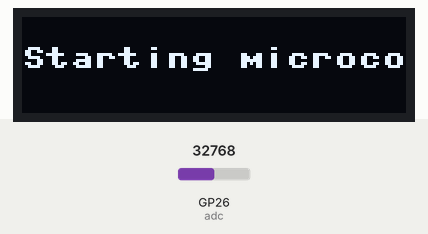
Simulated run of this program. Board: Raspberry Pi Pico running MicroPython. Shown: 128×32 one-colour display. The inputs (shaded band) are chosen by the test bench; at power-on: GP26 (adc) = 32768 (analog values on the 0–65535 scale). WiFi joins after 1.5 s; library files of the repository ran but are not shown: ssd1306.py; what the program prints to the serial console is not drawn.

Above: at 2.1 s.
At 4.2 s:
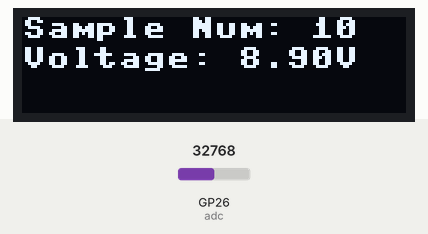
4.3 s: GP26 (adc) set to 45874
At 4.46 s:
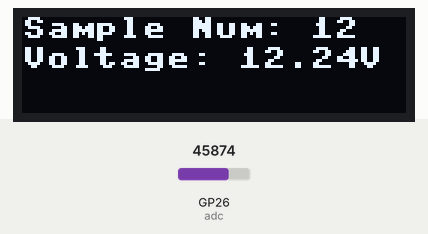
6.1 s: GP26 (adc) set to 57670
At 6.27 s:
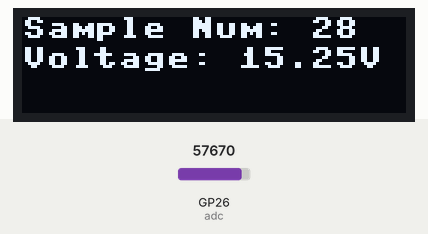
7.7 s: GP26 (adc) set to 65535
At 7.86 s:
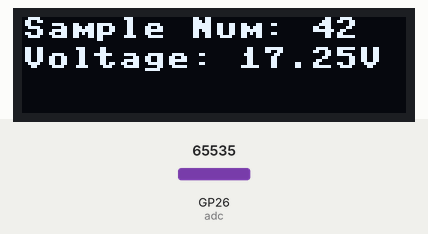

Measured:
- what the display in image 0 shows lasts 1.0 s, from 2.0 s to 3.0 s

The program:

main.py
```python
from microdot import Microdot
from microdot.websocket import with_websocket
import uasyncio as asyncio
from machine import ADC, Pin, I2C
import ssd1306
import json
from time import sleep

# Initialize the ADC and OLED
adc = ADC(Pin(26))  # Use a single ADC pin for voltage reading
i2c = I2C(0, scl=Pin(5), sda=Pin(4))
oled = ssd1306.SSD1306_I2C(128, 32, i2c)  # Initialize OLED display

oled.text('Starting microcontroller', 0, 10)  # Display the voltage value as a string
oled.show()
sleep(1)  # Wait for 1 second before clearing the screen

# Configuration
V_REF = 3.3
ADC_BITS = 12
ADC_MAX = (1 << ADC_BITS) - 1
VOLTAGE_DIVIDER_RATIO = 5.06
VR_OFFSET = 0.55
SAMPLING_RATE = 100  # Hz for WebSocket transmission
OLED_UPDATE_INTERVAL = 0.1  # 100ms for OLED update

app = Microdot()

async def read_adc(n):
    """Read and convert the ADC value to a voltage, returning sample number and voltage."""
    raw_value = adc.read_u16()  # Read raw ADC value
    scaled_value = raw_value >> 4  # Scale down the 16-bit value to 12 bits
    voltage = scaled_value * V_REF / ADC_MAX  # Convert to voltage
    actual_voltage = voltage * VOLTAGE_DIVIDER_RATIO + VR_OFFSET  # Adjust for voltage divider
    return n, actual_voltage

async def oled_task():
    """Update the OLED with the voltage every 100ms."""
    n = 0  # Initialize the sample counter
    while True:
        n, voltage = await read_adc(n)  # Read sample number and voltage
        voltage_str = "{:.2f}V".format(voltage)  # Convert voltage to string with 2 decimal places
        oled.fill(0)  # Clear the display
        oled.text(f'Sample Num: {n}', 0, 0)  # Display sample number
        oled.text(f'Voltage: {voltage_str}', 0, 10)  # Display the voltage value as a string
        oled.show()  # Refresh the display
        await asyncio.sleep(OLED_UPDATE_INTERVAL)
        n += 1  # Increment the sample counter

@app.route('/ws')
@with_websocket
async def websocket(request, ws):
    """Handle WebSocket communication."""
    n = 0  # Initialize the sample counter
    while True:
        n, voltage = await read_adc(n)  # Read sample number and voltage
        data = json.dumps({'n': n, 'signal': voltage})  # Send both n and voltage
        await ws.send(data)
        await asyncio.sleep(1 / SAMPLING_RATE)
        n += 1  # Increment the sample counter

async def main():
    # Start the OLED display task
    asyncio.create_task(oled_task())

    # Start the WebSocket server
    await app.start_server(port=80)

try:
    asyncio.run(main())
except KeyboardInterrupt:
    print('Server stopped')
```

boot.py
```python
import network
import time

# Wi-Fi credentials
SSID = 'NAJJAR HOME WIFI'
PASSWORD = 'awe7-puma-print'

def connect_wifi():
    wlan = network.WLAN(network.STA_IF)
    wlan.active(True)
    wlan.connect(SSID, PASSWORD)

    # Wait for connect or fail
    max_wait = 10
    while max_wait > 0:
        if wlan.status() < 0 or wlan.status() >= 3:
            break
        max_wait -= 1
        print('waiting for connection...')
        time.sleep(1)

    # Handle connection error
    if wlan.status() != 3:
        raise RuntimeError('network connection failed')
    else:
        print('connected')
        status = wlan.ifconfig()
        print('ip = ' + status[0])

# Connect to Wi-Fi
connect_wifi()
```
